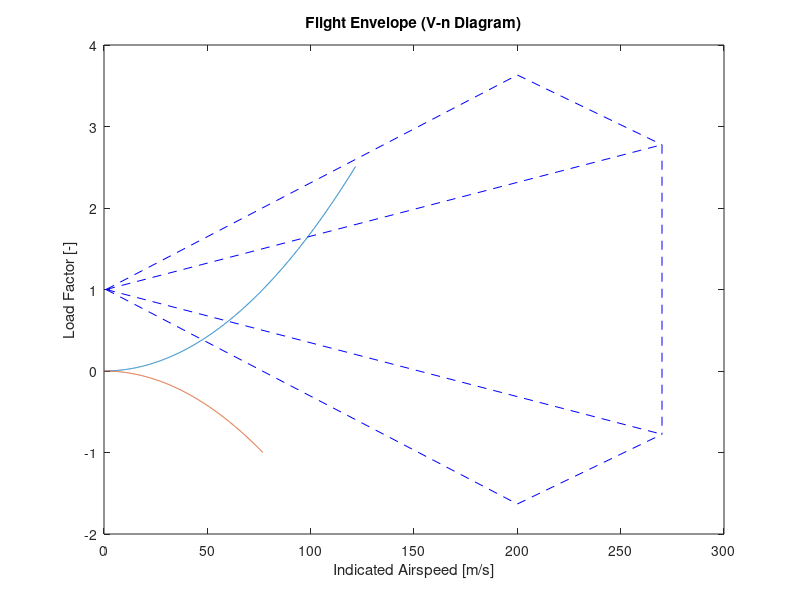

Write MATLAB code to recreate this figure.
clc % clear command line
clear % clear workspace to reduce RAM pressure
close % close figures
% info for building flight envelope are obtained from 'V-n diagram" from
% SEAD

step = 0.1 % time step
%% Conversions
kg_to_lbs = 2.20462;
lbs_to_N = 4.4482216282509;

%% Inputs
% aircraft dimensions
W_TO = 22000 * kg_to_lbs; % [lbs] 
CL_Max = 1.218; % [-] clean
CL_Min = -CL_Max; % [-] clean
rho0 = 1.225; % [kg/m3] sea-level density
rho = 1; % [kg/m3] density at design altitude
S = 60; % [m2] reference wing area
c = 2; % [m] chord length
b = 30; % [m] wingspan
a = 2*3.142; % [rad^-1] lift curve

% speeds
V_C = 200; % [ms] Design cruise speed
V_M = 240; % [m/s] Maxmimum speed in level flight
V_D = 270; % [m/s] Design dive speed

% gust speeds
U_C = [15.24 -15.24]; % [m/s] cruise
U_D = [7.62 -7.62]; % [m/s] dive

% constants
g = 9.81; % [m/s^2]

%% Maximum limit load factors (CS-25)

% Maximum positive limit load factor, n_max
if W_TO > 50000
    n_max = 2.5;
elseif W_TO > 4100
    n_max = 2.1 + (24000/(W_TO + 10000));
else
    n_max = 3.8;
end

% Maximum negative limit load factor, n_max_negative
n_max_negative = -1 * n_max; % according to CS-25

% Calculation of relevant speeds
V_S = sqrt(W_TO*lbs_to_N/(0.5*rho*S*CL_Max)); % 1g stall speed
V_A = V_S*sqrt(n_max); % positive design manoeuvring speed

V_SnegG = sqrt(-W_TO*lbs_to_N/(0.5*rho*S*CL_Min)); % -1g stall speed
V_H = V_SnegG*sqrt(-n_max_negative); % negative design manoeuvring speed

%Make lines
V_0Avec = 0:step:V_A; % speed vector for positive loading
curve_0A = 0.5*rho*V_0Avec.^2*CL_Max/(W_TO*lbs_to_N/S); 

V_0Hvec = 0:step:V_SnegG;
curve_0H = 0.5*rho*V_0Hvec.^2*CL_Min/(W_TO*lbs_to_N/S);

%% Gust loading
mu = (2*W_TO*lbs_to_N/S)/(rho*g*c*a);
K = 0.88*mu/(5.3 + mu);

n_gust_C = 1 + (0.5*rho0*V_C*a*K*U_C)/(W_TO*lbs_to_N/S);
n_gust_D = 1 + (0.5*rho0*V_D*a*K*U_D)/(W_TO*lbs_to_N/S);

%% Create flight envelope

figure('Name', 'Flight Envelope (V-n Diagram)')
plot(V_0Avec, curve_0A) % positive limit load
hold on
plot(V_0Hvec, curve_0H) % negative limit load

% Plot gust lines
% cruise
plot([1 V_C], [1 n_gust_C(1)], '--b') % positive gust
plot([1 V_C], [1 n_gust_C(2)], '--b') % negative gust
%dive
plot([1 V_D], [1 n_gust_D(1)], '--b') % positive gust
plot([1 V_D], [1 n_gust_D(2)], '--b') % negative gust
% 'close' gust envelope
plot([V_C V_D], [n_gust_C(1) n_gust_D(1)], '--b')
plot([V_C V_D], [n_gust_C(2) n_gust_D(2)], '--b')
plot([V_D V_D], [n_gust_D(1) n_gust_D(2)], '--b')


title('Flight Envelope (V-n Diagram)')
xlabel('Indicated Airspeed [m/s]')
ylabel('Load Factor [-]')
